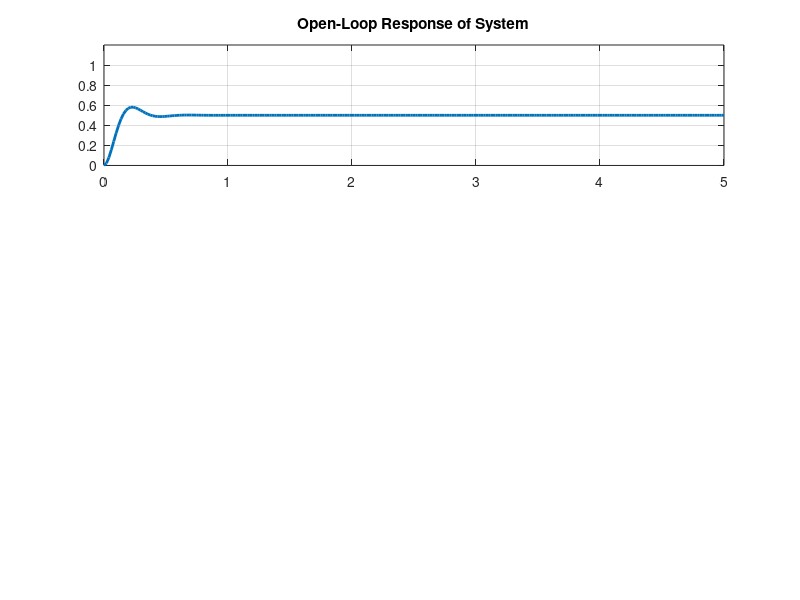

Source code (MATLAB): (Note: this script raises an error after producing the figure.)
clf

% Plant
zeta = 0.5;
Ts = 0.5; Tmax = 10*Ts;
wn = 4/(zeta*Ts); fn = wn/(2*pi);
G = tf([0.5*wn^2], [1, 2*zeta*wn, wn^2]);
% step(G,Tmax);

% PID Controller
Kp = 1000000; Ki = 0; Kd = 0;

if Kp==0 && Ki==0 && Kd==0
    F = G;
else
    Cp = Kp;
    Ci = tf([Ki],[1,0]);
    Cd = tf([Kd,0],[1]);
    C = Cp + Ci + Cd;
    F = feedback(C*G,1);
end

% Plotted System Response
ym = 1.2;
% Open Loop Response
subplot(3,1,1);
[Yol,tol] = step(G,Tmax);
plot(tol,Yol,'LineWidth',2);
grid on; title('Open-Loop Response of System');
ylim([0,ym]);
yline(1,'--');

% PID Feedback Loop Response
subplot(3,1,2);
% step(F,Tmax,'Color','#D95319');
[Y,t] = step(F,Tmax);
plot(t,Y,'Color','#D95319','LineWidth',2);
plot_2_title = ['PID Feedback Response: P = ',num2str(Kp),', I = ',num2str(Ki),', D = ',num2str(Kd)];
grid on; title(plot_2_title);
ylim([0,ym]);
yline(1,'--');

% Control Signal
subplot(3,1,3);
U = C / (1+C*G);
[Yu,tu] = step(U,Tmax);
plot(t,Yu,'Color','#7E2F8E','LineWidth',2);
grid on; title('Control Signal /w System Response Overlayed');
% hold on;
% plot(t,Y,'--','Color','#7E2F8E','LineWidth',2);
% legend('Control Signal','System Response');
% ylim([0,ym]);
% yline(1,'--');
% 
